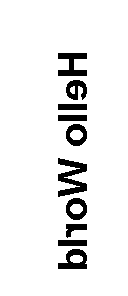
#> input picture test2.bmp, 128 x 296 px
$ python -i bitmap_generator.py   (imports and definitions only)
#> lines starting #> are read from the running program, lines starting #| are printed output that depends on the picture; after the words box and inside, x2 and y2 are one past the last pixel; in counts of white or black regions, pixels touching at a corner belong together
#> further down, picture is the input picture: PIL image 128x296 1; 92.6% white; 10 black regions, largest, box (x1, y1, x2, y2) and area: (58, 158, 87, 197) 579, (58, 53, 87, 76) 403, (58, 249, 87, 269) 339
"""
E-paper boot screen generator.

Display panel: 128 x 296 (portrait, width x height) — e.g. a typical
2.9" e-ink strip. Content is authored "longways" (296 x 128, landscape)
because it's much easier to lay out readable text that way, then
converted into the panel's native portrait orientation.
"""

from PIL import Image, ImageDraw, ImageFont

# ---------------------------------------------------------------------------
# Panel geometry
# ---------------------------------------------------------------------------
FINAL_SIZE = (128, 296)        # panel's native (w, h) — portrait, longways
TEXT_CANVAS_SIZE = (296, 128)  # authoring canvas (w, h) — landscape

FONT_BOLD_CANDIDATES = [
    "/System/Library/Fonts/HelveticaNeue.ttc",              # macOS built-in
    "/System/Library/Fonts/Supplemental/Arial Bold.ttf",     # macOS built-in
    "/usr/share/fonts/truetype/dejavu/DejaVuSans-Bold.ttf",  # Linux fallback
]
FONT_REG_CANDIDATES = [
    "/System/Library/Fonts/HelveticaNeue.ttc",              # macOS built-in
    "/System/Library/Fonts/Supplemental/Arial.ttf",          # macOS built-in
    "/usr/share/fonts/truetype/dejavu/DejaVuSans.ttf",       # Linux fallback
]


# [12 lines left out: function load_font, not called in this run]


def to_panel_orientation(img: Image.Image, final_size=FINAL_SIZE, mirror=False) -> Image.Image:
    """
    Convert a landscape-authored image (drawn right-reading, normal
    orientation) into the panel's native portrait orientation.

    Plain `rotate(90, expand=True)` is what makes the text come out
    readable in a normal viewer/preview. Some e-paper controllers write
    their framebuffer mirrored though, so if text shows up backwards on
    your actual hardware, call this with mirror=True to pre-compensate.
    """
#> called with final_size = (128, 296), mirror = False
    img = img.convert("1") if img.mode != "1" else img

    if mirror:
        img = img.transpose(Image.FLIP_LEFT_RIGHT)

    rotated = img.rotate(90, expand=True)
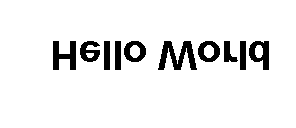
#> rotated: PIL image 296x128 1; 92.6% white; 10 black regions, largest, box (x1, y1, x2, y2) and area: (158, 41, 197, 70) 579, (53, 41, 76, 70) 403, (249, 41, 269, 70) 339

    if rotated.size != final_size:
        rotated = rotated.resize(final_size)
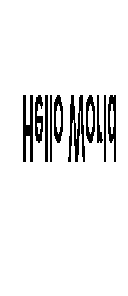
#> rotated: PIL image 128x296 1; 92.9% white; 10 black regions, largest, box (x1, y1, x2, y2) and area: (68, 95, 85, 162) 579, (23, 95, 33, 162) 446, (108, 95, 116, 162) 300

    return rotated


def _text_size(draw, text, font):
    left, top, right, bottom = draw.textbbox((0, 0), text, font=font)
    return right - left, bottom - top, left, top


# [55 lines left out: functions _draw_centered, make_boot_screen, not called in this run]


# [14 lines not run here, left out]

>>> from PIL import Image
>>> picture = Image.open('../test2.bmp')
>>> result = to_panel_orientation(picture)
